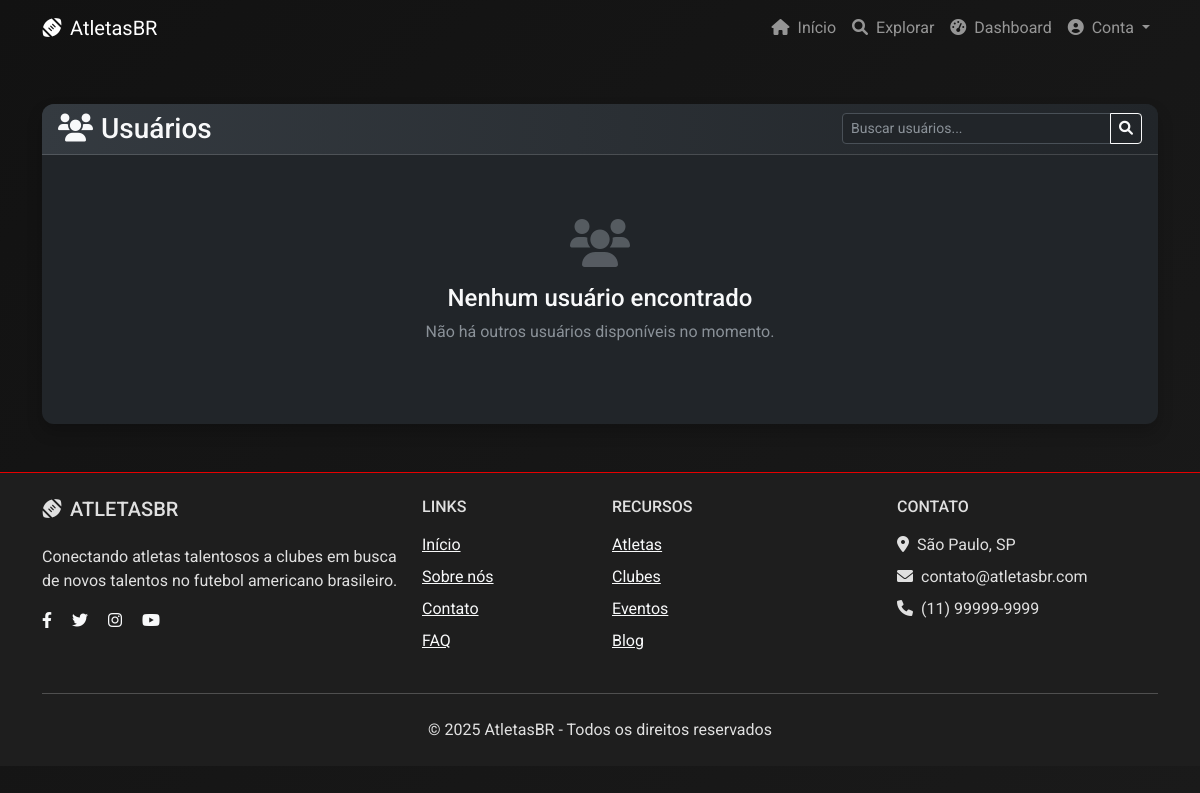
/users/ (signed in), run on an earlier commit of the app's database.
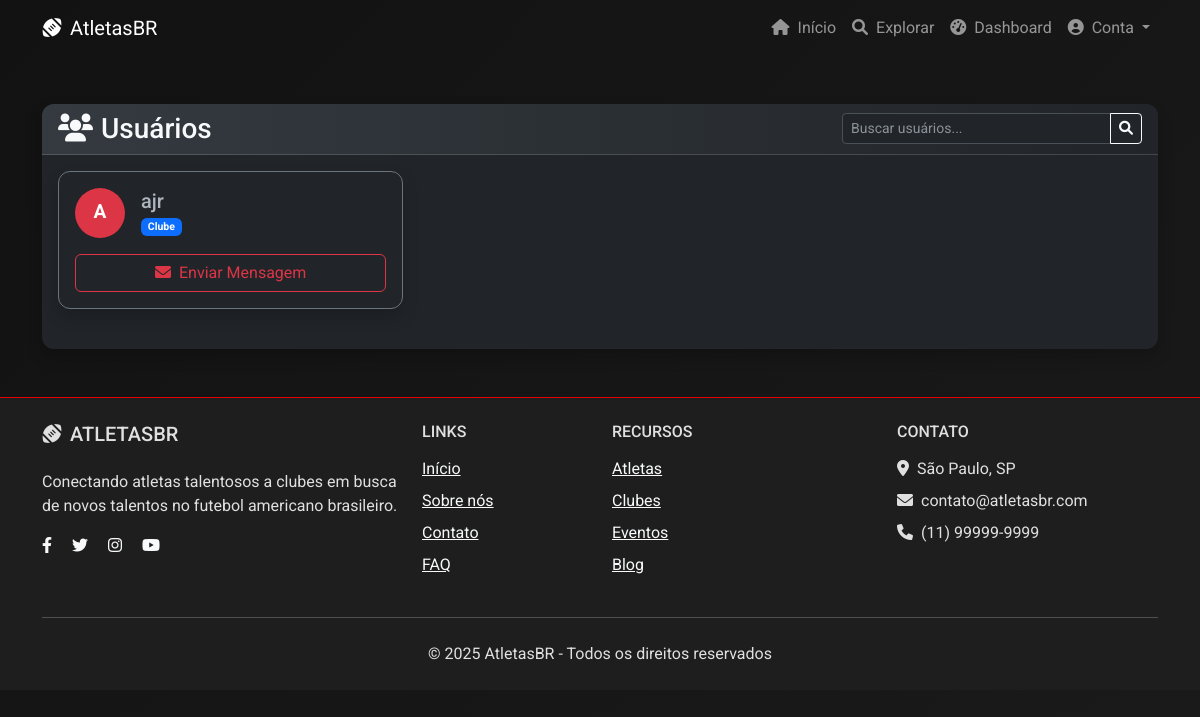
And on a later commit of the database.
### core/models.py (models this page shows)
class User(AbstractUser):
    is_athlete = models.BooleanField(default=False)
    is_club = models.BooleanField(default=False)

### core/views.py (the view)
# urls.py: path('users/', views.user_list, name='user_list'),
@login_required
def user_list(request):
    users = User.objects.exclude(id=request.user.id)
    return render(request, 'core/user_list.html', {'users': users})

### core/templates/core/user_list.html (shortened to what this page needs)
{% extends 'base.html' %}
{% load static %}
{% block content %}
<div class="container mt-5">
    <div class="card bg-dark text-light border-0">
        <div class="card-header d-flex justify-content-between align-items-center" style="background: linear-gradient(90deg, #343a40 0%, #212529 100%);">
            <h3 class="mb-0"><i class="fas fa-users me-2"></i>Usuários</h3>
            <div class="input-group search-group" style="max-width: 300px;">
                <input type="text" class="form-control form-control-sm search-input" placeholder="Buscar usuários...">
                <button class="btn btn-sm btn-outline-light" type="button"><i class="fas fa-search"></i></button>
            </div>
        </div>
        <div class="card-body">
            {% if users %}
                <div class="row">
                    {% for user_item in users %}
                        <div class="col-md-4 mb-4">
                            <div class="card bg-dark border-secondary h-100">
                                <div class="card-body">
                                    <div class="d-flex align-items-center mb-3">
                                        <div class="user-avatar me-3">
                                            {% if user_item.athleteprofile.photo %}
                                                <img src="{{ user_item.athleteprofile.photo.url }}" alt="{{ user_item.username }}" class="rounded-circle" width="50" height="50">
                                            {% else %}
                                                <div class="avatar-placeholder rounded-circle d-flex align-items-center justify-content-center" style="width: 50px; height: 50px; background-color: #dc3545; color: white;">
                                                    {{ user_item.username|first|upper }}
                                                </div>
                                            {% endif %}
                                        </div>
                                        <div>
                                            <h5 class="mb-0">{{ user_item.username }}</h5>
                                            <small class="text-muted">
                                                {% if user_item.is_athlete %}
                                                    <span class="badge bg-danger">Atleta</span>
                                                {% elif user_item.is_club %}
                                                    <span class="badge bg-primary">Clube</span>
                                                {% else %}
                                                    <span class="badge bg-secondary">Usuário</span>
                                                {% endif %}
                                            </small>
                                        </div>
                                    </div>
                                    <div class="d-grid gap-2">
                                        <a href="{% url 'send_message' user_item.id %}" class="btn btn-outline-danger">
                                            <i class="fas fa-envelope me-2"></i>Enviar Mensagem
                                        </a>
                                    </div>
                                </div>
                            </div>
                        </div>
                    {% endfor %}
                </div>
            {% else %}
                <div class="text-center py-5">
                    <div class="empty-icon mb-3">
                        <i class="fas fa-users fa-3x text-muted"></i>
                    </div>
                    <h4>Nenhum usuário encontrado</h4>
                    <p class="text-muted">Não há outros usuários disponíveis no momento.</p>
                </div>
            {% endif %}
        </div>
    </div>
</div>
{% endblock %}

### templates/base.html (shortened to what this page needs)
{% load static %}
<!DOCTYPE html>
<html lang="pt-br" data-bs-theme="dark">
<head>
    <link rel="stylesheet" href="https://cdnjs.cloudflare.com/ajax/libs/font-awesome/6.0.0/css/all.min.css">
    <link href="https://cdn.jsdelivr.net/npm/bootstrap@5.3.0/dist/css/bootstrap.min.css" rel="stylesheet">
    <link href="{% static 'core/css/theme.css' %}" rel="stylesheet">
</head>
<body>
    <nav class="navbar navbar-expand-lg navbar-dark sticky-top">
        <div class="container">
            <a class="navbar-brand d-flex align-items-center" href="{% url 'home' %}">
                <i class="fas fa-football me-2"></i>
                <span>AtletasBR</span>
            </a>
            <div class="collapse navbar-collapse" id="navbarNav">
                <ul class="navbar-nav ms-auto">
                    <li class="nav-item">
                        <a class="nav-link" href="{% url 'home' %}">
                            <i class="fas fa-home me-1"></i> Início
                        </a>
                    </li>
                    <li class="nav-item">
                        <a class="nav-link" href="#">
                            <i class="fas fa-search me-1"></i> Explorar
                        </a>
                    </li>
                    {% if user.is_authenticated %}
                        <li class="nav-item">
                            <a class="nav-link" href="{% url 'dashboard' %}">
                                <i class="fas fa-tachometer-alt me-1"></i> Dashboard
                            </a>
                        </li>
                        <li class="nav-item dropdown">
                            <a class="nav-link dropdown-toggle" href="#" id="navbarDropdown" role="button" data-bs-toggle="dropdown" aria-expanded="false">
                                <i class="fas fa-user-circle me-1"></i> Conta
                            </a>
                        </li>
                    {% endif %}
                </ul>
            </div>
        </div>
    </nav>
    <main>
        {% block content %}{% endblock %}
    </main>
    <footer class="py-4 mt-5">
        <div class="container">
            <div class="row">
                <div class="col-md-4 mb-4 mb-md-0">
                    <h5 class="text-uppercase mb-4"><i class="fas fa-football me-2"></i>AtletasBR</h5>
                    <p class="mb-3">Conectando atletas talentosos a clubes em busca de novos talentos no futebol americano brasileiro.</p>
                    <div class="social-icons">
                        <a href="#" class="me-3 text-light"><i class="fab fa-facebook-f"></i></a>
                        <a href="#" class="me-3 text-light"><i class="fab fa-twitter"></i></a>
                        <a href="#" class="me-3 text-light"><i class="fab fa-instagram"></i></a>
                        <a href="#" class="text-light"><i class="fab fa-youtube"></i></a>
                    </div>
                </div>
                <div class="col-md-2 mb-4 mb-md-0">
                    <h6 class="text-uppercase mb-3">Links</h6>
                    <ul class="list-unstyled">
                        <li class="mb-2"><a href="{% url 'home' %}" class="text-light">Início</a></li>
                        <li class="mb-2"><a href="#" class="text-light">Sobre nós</a></li>
                        <li class="mb-2"><a href="#" class="text-light">Contato</a></li>
                        <li class="mb-2"><a href="#" class="text-light">FAQ</a></li>
                    </ul>
                </div>
                <div class="col-md-3 mb-4 mb-md-0">
                    <h6 class="text-uppercase mb-3">Recursos</h6>
                    <ul class="list-unstyled">
                        <li class="mb-2"><a href="#" class="text-light">Atletas</a></li>
                        <li class="mb-2"><a href="#" class="text-light">Clubes</a></li>
                        <li class="mb-2"><a href="#" class="text-light">Eventos</a></li>
                        <li class="mb-2"><a href="#" class="text-light">Blog</a></li>
                    </ul>
                </div>
                <div class="col-md-3">
                    <h6 class="text-uppercase mb-3">Contato</h6>
                    <ul class="list-unstyled">
                        <li class="mb-2"><i class="fas fa-map-marker-alt me-2"></i>São Paulo, SP</li>
                        <li class="mb-2"><i class="fas fa-envelope me-2"></i>contato@atletasbr.com</li>
                        <li class="mb-2"><i class="fas fa-phone me-2"></i>(11) 99999-9999</li>
                    </ul>
                </div>
            </div>
            <hr class="my-4 bg-light">
            <div class="text-center">
                <p class="mb-0">&copy; 2025 AtletasBR - Todos os direitos reservados</p>
            </div>
        </div>
    </footer>
</body>
</html>

### core/static/core/css/theme.css (style rules this page uses)
:root { --primary-red: #e60000; --dark-red: #b30000; --black: #121212; --dark-gray: #1e1e1e; --light-gray: #e0e0e0; --red-accent: #ff3333; --red-gradient-start: #e60000; --red-gradient-end: #990000; --dark-gradient-start: #1e1e1e; --dark-gradient-end: #121212; --light-accent: #f5f5f5; --text-shadow: rgba(0, 0, 0, 0.5); }
body { background-color: var(--black); color: var(--light-gray); font-family: 'Roboto', sans-serif; }
.card { background-color: var(--dark-gray); border: none; border-bottom: 3px solid var(--primary-red); box-shadow: 0 8px 16px rgba(0, 0, 0, 0.2); }
body { background-color: var(--black); color: var(--light-gray); }
.card { background-color: var(--dark-gray); border: 1px solid var(--primary-red); box-shadow: 0 4px 8px rgba(0, 0, 0, 0.2); }
footer { background-color: var(--dark-gray) !important; color: var(--light-gray) !important; border-top: 1px solid var(--primary-red); }

### core/templates/core/user_list.html (style rules this page uses)
body { background: linear-gradient(135deg, #121212 0%, #1a1a1a 100%) !important; color: #e0e0e0 !important; min-height: 100vh; }
.card { border-radius: 12px; overflow: hidden; box-shadow: 0 8px 16px rgba(0, 0, 0, 0.2); }
.avatar-placeholder { font-weight: bold; font-size: 1.2rem; }
.btn-outline-danger { border-color: #dc3545; color: #dc3545; }

What changed in the data, as far as the page shows it:
added User: username|first "A", username "ajr", is_athlete "Clube"
Also different on the page:
text no longer shown: "Nenhum usuário encontrado Não há outros usuários disponíveis no momento."
